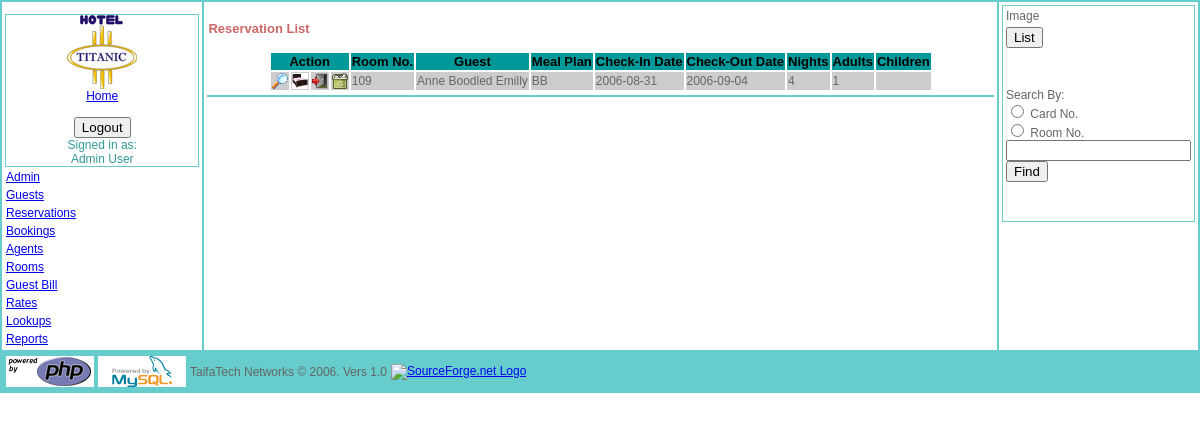
Screenshot of /reservation_list.php (signed in) with the database file from the repository.
### tables this page shows
CREATE TABLE `reservation` (
  `reservation_id` int(11) NOT NULL auto_increment,
  `reserved_through` varchar(15) NOT NULL,
  `guestid` varchar(40) NOT NULL,
  `reservation_by` varchar(35) default NULL,
  `reservation_by_phone` varchar(23) default NULL,
  `datereserved` date NOT NULL,
  `reserve_checkindate` date NOT NULL,
  `reserve_checkoutdate` date default NULL,
  `no_adults` tinyint(2) default NULL,
  `no_child0_5` tinyint(2) default NULL,
  `no_child6_12` tinyint(2) default NULL,
  `no_babies` tinyint(2) default NULL,
  `meal_plan` char(2) default NULL,
  `billing_instructions` text,
  `deposit` decimal(9,2) default NULL,
  `agents_ac_no` char(6) default NULL,
  `voucher_no` varchar(15) default NULL,
  `reserved_by` int(11) NOT NULL,
  `date_reserved` date default NULL,
  `confirmed_by` int(11) default NULL,
  `confirmed_date` date default NULL,
  `roomid` int(11) NOT NULL,
  `billed` int(11) default NULL,
  PRIMARY KEY  (`reservation_id`),
  UNIQUE KEY `id` (`reservation_id`)
);

CREATE TABLE `rooms` (
  `roomid` int(11) NOT NULL auto_increment,
  `roomno` mediumint(3) NOT NULL default '0',
  `roomtypeid` int(11) default NULL,
  `roomname` varchar(35) default NULL,
  `noofrooms` tinyint(3) default NULL,
  `occupancy` tinyint(2) default NULL,
  `tv` char(1) default NULL,
  `aircondition` char(1) default NULL,
  `fun` char(1) default NULL,
  `safe` char(1) default NULL,
  `fridge` char(1) default NULL,
  `status` char(1) default NULL COMMENT '(V)acant/(R)eserverd/(B)ooked/(L)ocked',
  `photo` longblob,
  `filetype` varchar(50) default NULL,
  PRIMARY KEY  (`roomid`,`roomno`)
);

### queryfunctions.php (called while the page is built, shortened)
<?php
function mkr_query($strsql,$conn)
{
	$rs = mysqli_query($conn, $strsql);
	return $rs;
}
function fetch_object($rs)
{
	return mysqli_fetch_object($rs);
}
?>

### reservation_list.php (the view, shortened to what this page needs)
<?php
include_once ("queryfunctions.php");
include_once ("functions.php");
?>
<!DOCTYPE html PUBLIC "-//W3C//DTD XHTML 1.0 Transitional//EN" "http://www.w3.org/TR/xhtml1/DTD/xhtml1-transitional.dtd">
<html xmlns="http://www.w3.org/1999/xhtml">
<head>
<link href="css/new.css" rel="stylesheet" type="text/css">
</head>
<body>
<form action="reservation.php" method="post" enctype="multipart/form-data">
<table width="100%"  border="0" cellpadding="1" align="center" bgcolor="#66CCCC">
  <tr valign="top">
    <td width="17%" bgcolor="#FFFFFF">
	<table width="100%"  border="0" cellpadding="1">
	  <tr>
    <td width="15%" bgcolor="#66CCCC">
		<table cellspacing=0 cellpadding=0 width="100%" align="left" bgcolor="#FFFFFF">
      <tr><td width="110" align="center"><a href="index.php"><img src="images/titanic1.gif" width="70" height="74" border="0"/><br>
          Home</a></td>
      </tr>
      <tr><td>&nbsp; </td>
      </tr>
      <tr>
        <td align="center">
		</td></tr>
	  </table></td></tr>
		<?php require_once("menu_header.php"); ?>
    </table>
	</td>
    <td width="67%" bgcolor="#FFFFFF"><table width="100%"  border="0" cellpadding="1">
      <tr>
        <td align="center"></td>
      </tr>
      <tr>
        <td>
		<h2>Reservation List </h2>
		</td>
      </tr>
      <tr>
        <td><div id="Requests">
		<?php
			$sql="Select reservation.reservation_id,guests.guestid,concat_ws(' ',guests.firstname,guests.middlename,guests.lastname) as guest,reservation.reserve_checkindate,reservation.reserve_checkoutdate,DATEDIFF(reservation.reserve_checkoutdate,reservation.reserve_checkindate) nights,
			reservation.meal_plan,reservation.no_adults,reservation.no_child0_5,reservation.roomid,reservation.reservation_by,rooms.roomno
			From reservation
			Inner Join guests ON reservation.guestid = guests.guestid
			Inner Join rooms ON reservation.roomid = rooms.roomid";
			$conn=db_connect(HOST,USER,PASS,DB,PORT);
			$results=mkr_query($sql,$conn);
			echo "<table align=\"center\">";
			echo "<tr bgcolor=\"#009999\">
				<th colspan=\"4\">Action</th>
				<th>Room No.</th>
				<th>Guest</th>
				<th>Meal Plan</th>
				<th>Check-In Date</th>
				<th>Check-Out Date</th>
				<th>Nights</th>
				<th>Adults</th>
				<th>Children</th>
				</tr>";
			while ($reservation = fetch_object($results)) {
				$j++;
				if($j%2==1){
					echo "<tr id=\"row$j\" onmouseover=\"javascript:setColor('$j')\" onmouseout=\"javascript:origColor('$j')\" bgcolor=\"#CCCCCC\">";
					}else{
					echo "<tr id=\"row$j\" onmouseover=\"javascript:setColor('$j')\" onmouseout=\"javascript:origColor('$j')\" bgcolor=\"#EEEEF8\">";
				}
					echo "<td><a href=\"reservations.php?search=$reservation->guestid\"><img src=\"images/button_view.png\" width=\"16\" height=\"16\" border=\"0\" title=\"view/edit reservation\"/></a></td>";
					echo "<td><a href=\"bookings.php?search=$reservation->guestid\"><img src=\"images/bed.jpg\" width=\"16\" height=\"16\" border=\"0\" title=\"book guest\"/></a></td>";
					echo "<td><a href=\"billings.php?search=$reservation->guestid\"><img src=\"images/button_signout.png\" width=\"16\" height=\"16\" border=\"0\" title=\"bill guest\"/></a></td>";
					echo "<td><a href=\"reservation_list.php?search=$reservation->reservation_id&action=remove\"><img src=\"images/button_remove.png\" width=\"16\" height=\"16\" border=\"0\" title=\"delete reservation\"/></a></td>";
					echo "<td>" . $reservation->roomno . "</td>";
					echo "<td>" . trim($reservation->guest) . "</td>";
					echo "<td>" . $reservation->meal_plan . "</td>";
					echo "<td>" . $reservation->reserve_checkindate . "</td>";
					echo "<td>" . $reservation->reserve_checkoutdate . "</td>";
					echo "<td>" . $reservation->nights . "</td>";
					echo "<td>" . $reservation->no_adults . "</td>";
					echo "<td>" . $reservation->no_child0_5 . "</td>";
				echo "</tr>";
			}
			echo "</table>";
		?>
		</div></td>
      </tr>
	  <tr bgcolor="#66CCCC" >
        <td align="left"><div id="RequestDetails"></div>
		</td>
      </tr>
    </table></td>
	<td width="16%" bgcolor="#FFFFFF">
	<table width="100%"  border="0" cellpadding="1">
	  <tr>
    <td width="15%" bgcolor="#66CCCC">
	<table width="100%"  border="0" cellpadding="1" bgcolor="#FFFFFF">
       <tr>
        <td>Image</td>
      </tr>
	  <tr>
        <td><input type="button" name="Submit" value="List" onclick="self.location='reservation_list.php'"/></td>
	  </tr>
      <tr>
        <td>&nbsp;</td>
      </tr>
      <tr>
        <td>&nbsp;</td>
      </tr>
      <tr>
        <td>
            <label> Search By:<br />
            <input type="radio" name="optFind" value="Name" />
        Card No.</label>
            <br />
            <label>
            <input type="radio" name="optFind" value="Payrollno" />
        Room No. </label>
            <br>
        <input type="text" name="search" width="100" /><br>
        <input type="submit" name="Submit" value="Find"/>
        </td>
      </tr>
      <tr>
        <td>&nbsp;</td>
      </tr>
      <tr>
        <td>&nbsp;</td>
      </tr>
    </table>
	</td></tr></table>
	</td>
  </tr>
   <?php require_once("footer1.php"); ?>
</table>
</form>
</body>
</html>

### css/new.css (style rules this page uses)
body { background-color: White; font: 12px Verdana, Geneva, Arial, Helvetica, sans-serif; color: #666666; margin: 0px 0px 0px 0px; border: none; }
td, p, ul,ol { font-family: Verdana, Geneva, Arial, Helvetica, sans-serif; font-size: 12px; }
th { color: #000000; font-size: 13px; }
h2 { color: #CC6666; font-size:13px; }

### rows the page displays
reservation: rooms.roomno "109", guest "Anne Boodled Emilly", meal_plan "BB", reserve_checkindate "2006-08-31", reserve_checkoutdate "2006-09-04", nights "4", no_adults "1"

### other values shown
$_SESSION["employee"] "Admin User"
